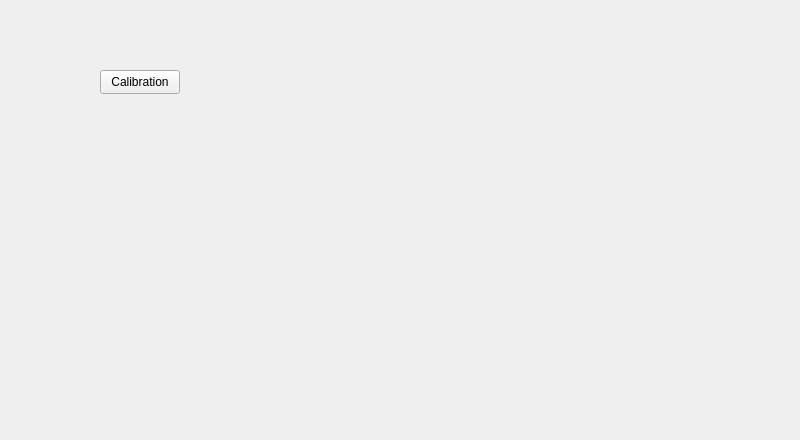
<?xml version="1.0" encoding="UTF-8"?>
<ui version="4.0">
 <class>Form</class>
 <widget class="QWidget" name="Form">
  <property name="geometry">
   <rect>
    <x>0</x>
    <y>0</y>
    <width>800</width>
    <height>440</height>
   </rect>
  </property>
  <property name="windowTitle">
   <string>Form</string>
  </property>
  <widget class="QPushButton" name="pushButton">
   <property name="geometry">
    <rect>
     <x>100</x>
     <y>70</y>
     <width>80</width>
     <height>24</height>
    </rect>
   </property>
   <property name="text">
    <string>Calibration</string>
   </property>
  </widget>
 </widget>
 <resources/>
 <connections/>
</ui>
